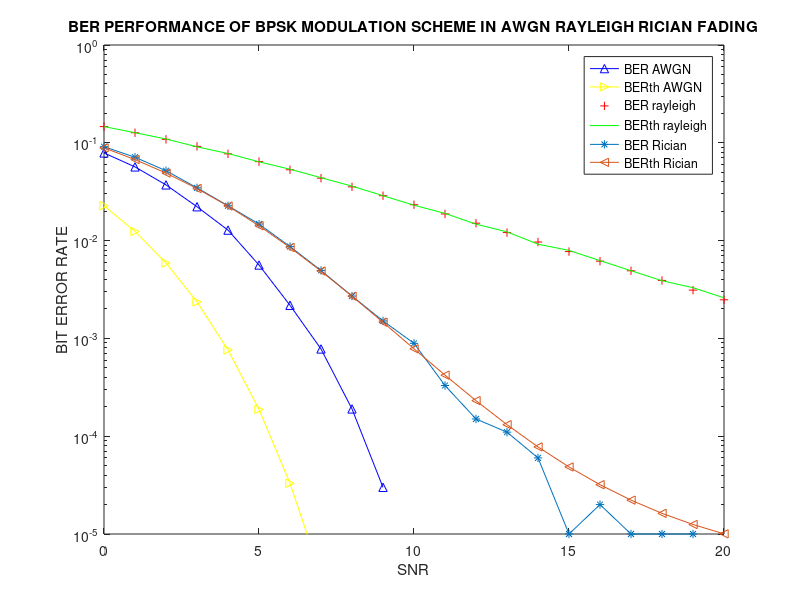

Source code (MATLAB):
%ref:https://in.mathworks.com/matlabcentral/fileexchange/90366-ber-performance-of-awgn-rayleigh-and-rician-fading-channels?#functions_tab
clc;
clear all;
close all;

n=100000;%no_of_samples
i=randi([0,1],1,n);%generates random integers 0's and 1's
i1=2*i-1;%bpsk modulation  i.e, mapping 1's as 1 and 0's as -1
%scatterplot(i1);%scatterplot of bpsk modulation scheme
%rayleigh fading channel
a=randn(1,n);%generates samples of size 1xn which are gaussian distributed
b=randn(1,n);%generates samples of size 1xn which are gaussian distributed
rc=1/sqrt(2)*(sqrt(a.^2+b.^2));%rayleigh channel
for l=0:1:20
snr=10^((l/10));    % SNR values in absolute scale
sdev=sqrt(0.5/snr); % standard deviation of noise calculated from SNR
N=random('norm',0,sdev,[1,n]);% generation of noise sequence
yrc=rc.*i1+N;       %signal received through rayleigh and awgn channel
yawgn=i1+N;         %signal received through awgn channel
Yb=(yawgn>=0);% baseband signal detection from awgn channel
YR=(yrc>=0); %baseband detection from Rayleigh,AWGN channel
ErrorR=sum((xor(YR,i)));% no of errors in detected signal
ErrorA=sum((xor(Yb,i)));
ber_A(l+1)=ErrorA/n;% simulated BER for awgn channel
ber_R(l+1)=ErrorR/n;%simulated BER for AWGN,rayleigh channel
berthR(l+1)=0.5*(1-sqrt(snr/(snr+1)));%theoretical bit error rate of
% rayleigh,awgn channel
p=((1-2*ber_R(l+1))^2)/(4*(ber_R(l+1)-(ber_R(l+1)^2)));
outage(l+1)=1-exp(-3.16/p);%simulated ber computed from rayleigh channel
outageT(l+1)=1-exp(-3.16/snr);%theoretical ber computed from rayleigh
%channel
berthA(l+1)=0.5*erfc(sqrt(2*snr));%theoretical ber computed for awgn channel
end
% scatterplot(yawgn)
% scatterplot(yrc)
figure
%comparison plot generation of theoretical and calculated SNR
q=0:1:20 ;
semilogy(q,ber_A(q+1),'-^b');
hold on
semilogy(q,berthA(q+1),'->y');
hold on
semilogy(q,berthR(q+1),'+r');
hold on
semilogy(q,ber_R(q+1),'g-');
axis([0 20 10^-5 1]);
%title('BER PERFORMANCE OF BPSK MODULATION SCHEME IN AWGN,RAYLEIGH CHANNEL')
xlabel('SNR')
ylabel('BIT ERROR RATE')
%figure
% plot(q,outage(q+1),'-');
% hold on
% plot(q,outageT(q+1),'+g');
%title('OUTAGE PERFORMANCE OF BPSK MODULATION IN AWGN,RAYLEIGH CHANNEL')
xlabel('SNR')
ylabel('OUTAGE PROBABILITY')

%RICIAN FADING
k1=10; %Rician factor
mean=sqrt(k1/(k1+1));% mean
sigma=sqrt(1/(2*(k1+1)));%variance
Nr2=randn(1,length(i1))*sigma+mean;
Ni2=randn(1,length(i1))*sigma;
%To generate the Rician Random Variable
No3=sqrt(Nr2.^2+Ni2.^2); %Rician fading coefficient
for k=0:1:20
    snrl=10^(k/10);%convert the SNR in dB value
    Np=1/snrl;%To generate the noise power
    sd=sqrt(Np/2);% standard deviation of guassian noise
    No=random('Normal',0,sd,1,length(i1)); %Generates Gaussian noise
    t1=i1.*No3+No; % s means transmitted signal...please take the value as u have taken
    z1=t1./No3;
 op1=(z1>0); % threshold detection
    Berr(k+1)=sum(xor(op1,i))/n; % observed BER
    BerTr(k+1)=.5*erfc(sqrt(k1*snrl/(k1+snrl)));% theoretical BER
    end;
    %figure;
    k=0:1:20;
    semilogy(k,Berr(k+1),'-*');
    hold on;
    semilogy(k,BerTr(k+1),'-<');
    % axis([0 10 10^-5 1]);
% %     plot(k,Berr(k),'-');
%     hold on;
%     plot(k,BerTr(k),'+g');
title('BER PERFORMANCE OF BPSK MODULATION SCHEME IN AWGN RAYLEIGH RICIAN FADING')
xlabel('SNR')
ylabel('BIT ERROR RATE')
hleg=legend('BER AWGN','BERth AWGN','BER rayleigh','BERth rayleigh','BER Rician','BERth Rician')
    
    
